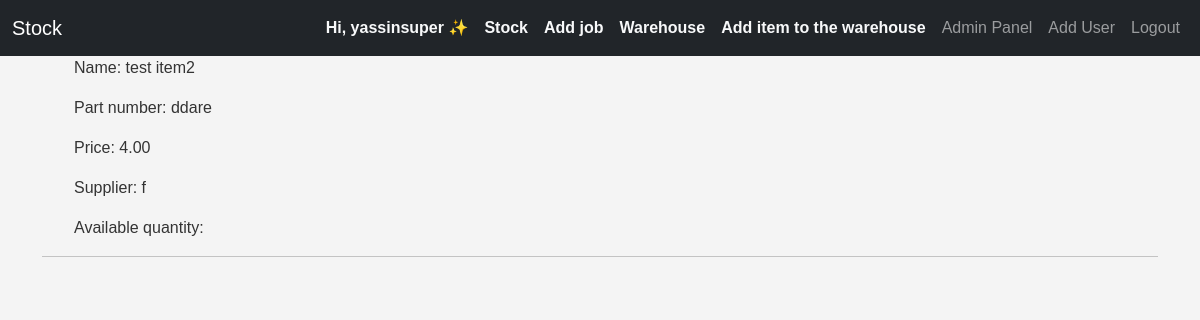
Before: /warehouse/ (signed in) with the older database file.
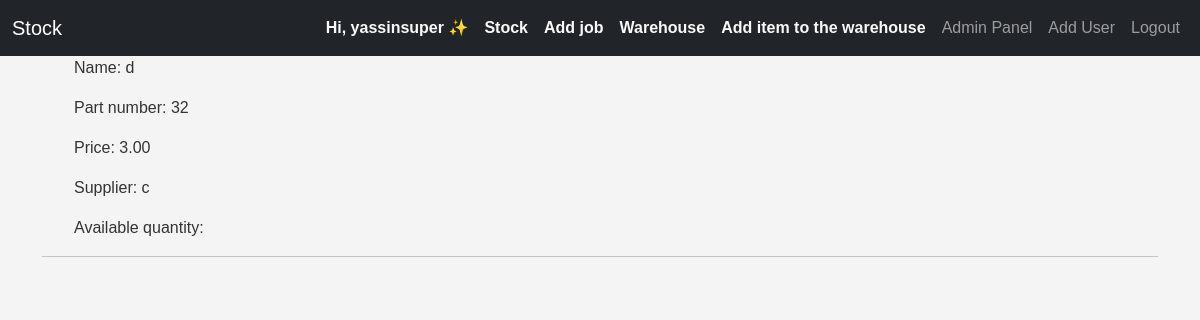
After: the same page with the newer database file.
### inventory/models.py (models this page shows, shortened)
class Item(models.Model):
    CHOICES=[
        ('ordered', 'Ordered'),
        ('arrived', 'Arrived'),
        ('not_ordered','Not ordered'),
    ]
    job = models.ForeignKey(
        Job,
        on_delete=models.CASCADE,
        null=True,
        blank=True,
        related_name="items"
    )
    name=models.CharField(max_length=70)
    part_number=models.TextField(max_length=30)
    price=models.DecimalField(max_digits=10, decimal_places=2)
    supplier=models.CharField(max_length=70)
    status=models.CharField(max_length=20,choices=CHOICES,default="not_ordered")
    company=models.ForeignKey(Company,on_delete=models.CASCADE,related_name="item_company")
    added_date=models.DateTimeField(auto_now_add=True)
    added_by=models.ForeignKey(CustomUser, on_delete=models.DO_NOTHING, null=True, blank=True, related_name="added_by_user")
    is_warehouse_item=models.BooleanField(default=False)
    warehouse_quantity=models.PositiveSmallIntegerField(default=0)
    job_quantity=models.PositiveSmallIntegerField(default=0)
    arrived_quantity=models.PositiveSmallIntegerField(default=0)
    is_used=models.BooleanField(default=False)

### inventory/views.py (the view)
# urls.py: path('warehouse/',views.warehouse,name='warehouse'),
def warehouse(request):
    warehouse_items=Item.objects.filter(is_warehouse_item=True)
    print(warehouse_items)
    return render(request,'inventory/warehouse.html',{'warehouse_items':warehouse_items})

### inventory/templatetags/custom_tags.py (called while the page is built)
@register.filter
def is_admin(user):
    if user.groups.filter(name='Admin').exists() or user.company.owner==user:
        return True
    return False

@register.filter
def is_owner(user):
    if user.is_authenticated and user.company.owner==user:
        return True
    return False

### templates/inventory/warehouse.html
{% extends 'inventory/base.html' %}
{% load static %}
{% load custom_tags %}
{% block body %}
  {% if warehouse_items %}
    {% for item in warehouse_items %}
      <ul>
        <p>Name: {{ item.name }}</p>
        <p>Part number: {{ item.part_number }}</p>
        <p>Price: {{ item.price }}</p>
        <p>Supplier: {{ item.supplier }}</p>
        <p>Available quantity: {{ item.quantity }}</p>
      </ul>
      <hr />
    {% endfor %}
  {% else %}
    <h4>Warehouse is empty ☹</h4>
  {% endif %}
{% endblock %}

Changed rows visible on the page:
removed Item: name "test item2", part_number "ddare", price "4.00", supplier "f"
added Item: name "d", part_number "32", price "3.00", supplier "c"
